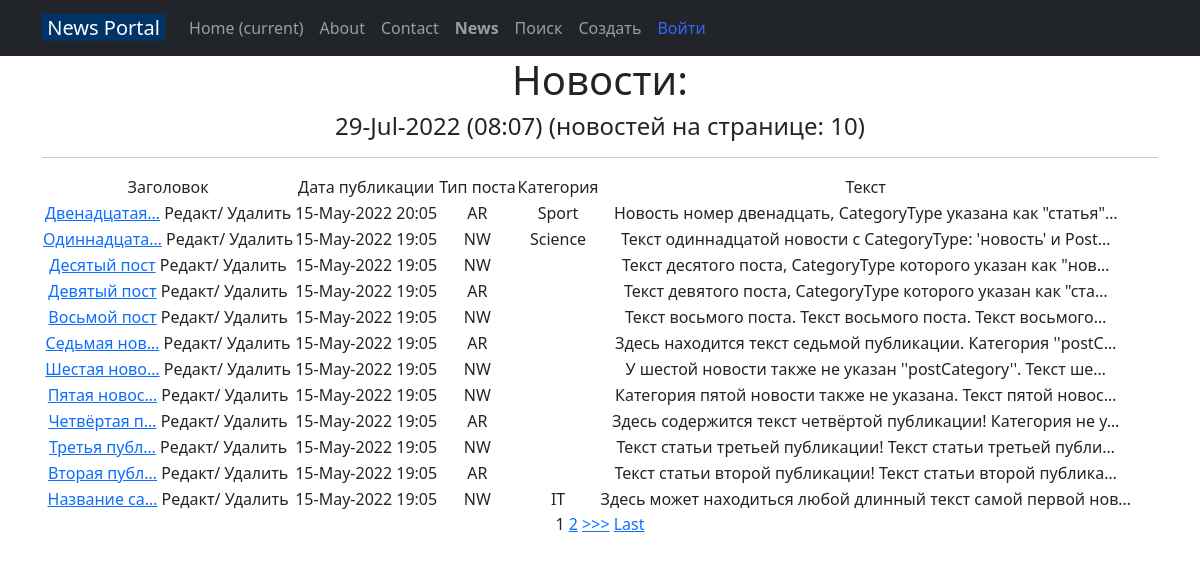
Page /news/ on the committed database.
### news/models.py (models this page shows, shortened)
class Post(models.Model):
    author = models.ForeignKey(Author, on_delete=models.CASCADE)
    NEWS = 'NW'
    ARTICLE = 'AR'
    CATEGORY_CHOICES = (
        (NEWS, 'Новость'),
        (ARTICLE, 'Статья'),
    )
    categoryType = models.CharField(max_length=2, choices=CATEGORY_CHOICES, default=ARTICLE)
    dateCreation = models.DateTimeField(auto_now_add=True)
    postCategory = models.ManyToManyField(Category, through='PostCategory')
    title = models.CharField(max_length=128)
    text = models.TextField()
    rating = models.SmallIntegerField(default=0)
    class Meta:
        verbose_name = 'Новость'
        verbose_name_plural = 'Новости'

class Category(models.Model):
    name = models.CharField(max_length=64, unique=True)
    subscribe = models.ManyToManyField(User, through='UserCategory')
    class Meta:
        verbose_name = 'Категория'
        verbose_name_plural = 'Категории'
    def __str__(self):
        return self.name

### news/views.py (the view, shortened to what this page needs)
# urls.py: path('', PostList.as_view()),  # Путь на вкладку всех новостей "News"
class PostList(ListView):
    model = Post  # Указываем модель (сущность в таблице базы данных) которую нужно вывести
    template_name = 'flatpages/news.html' # Путь к html-фалу с инструкциями вывода пользователю этих объектов
    context_object_name = 'news'  # Указываем на имя списка, в котором лежат все объекты для html-шаблона
    queryset = Post.objects.order_by('-dateCreation')  # Переопределяем все новости от новых к старым
    paginate_by = 10
    form_class = PostForm  # добавляем форм класс, чтобы получать доступ к форме через метод POST
    def get_filter(self):
        return PostFilter(self.request.GET, queryset=super().get_queryset())
    def get_queryset(self):
        return self.get_filter().qs
    def get_context_data(self, **kwargs):
        context = super().get_context_data(**kwargs)
        context['time_now'] = datetime.utcnow()
        context['filter'] = PostFilter(self.request.GET, queryset=self.get_queryset())
        context['categories'] = Category.objects.all()
        context['form'] = PostForm()
        return context

### news/templatetags/custom_filters.py (called while the page is built)
@register.filter(name='censor')
def censor(value):
    for word in censor_list:
        value = value.replace(word, '***')
    return value

### templates/flatpages/news.html (shortened to what this page needs)
{% extends 'flatpages/default.html' %}
{% load custom_filters %}
{% block content %}
    <h1>Новости:</h1>
    <h4>{{ time_now|date:'d-M-Y (H:m)' }} (новостей на странице: {{ news|length }})</h4>
    <hr>
{% if news %}
    <table>
        <tr>
            <td>
                Заголовок
            </td>
            <td>
                Дата публикации
            </td>
            <td>
                Тип поста
            </td>
            <td>
                Категория
            </td>
            <td>
                Текст
            </td>
        </tr>
    {% for news in filter.qs %}
        <tr>
            <td>
                <a href="{% url 'post_detail' news.id %}">{{ news.title|censor|truncatechars:12 }}</a>
                {% if request.user.is_authenticated %}
                <a href="{% url 'post_update' news.id %}" style="color: blue"><u>Редакт/</u></a>
                <a href="{% url 'post_delete' news.id %}" style="color: firebrick"><u> Удалить </u></a>
                {% else %}
                <a>Редакт/ Удалить</a>
                {% endif %}
            </td>
            <td>
                {{ news.dateCreation|date:'d-M-Y H:m' }}
            </td>
            <td>
                {{ news.categoryType }}
            </td>
            <td>
            {% for postCat in news.postCategory.all %}
            {% if request.user.is_authenticated %}
                {{ postCat }}
                <a href="{% url 'category' %}">Подписка</a>
            {% else %}
                {{ postCat }}
            {% endif %}
            {% endfor %}
            </td>
            <td>
                {{ news.text|truncatechars:60 }}
            </td>
        </tr>
    {% endfor %}
    </table>
{% endif %}
    {% if is_paginated %}
    {% for num in page_obj.paginator.page_range %}
        {% if page_obj.number == num %}
            <a>{{ num }}</a>
        {% elif num > page_obj.number|add:'-3' and num < page_obj.number|add:'3' %}
            <a href="?page={{ num }}">{{ num }}</a>
        {% endif %}
    {% endfor %}
    {% if page_obj.has_next %}
        <a href="?page={{ page_obj.next_page_number }}">>>></a>
        <a href="?page={{ page_obj.paginator.num_pages }}">Last</a>
    {% endif %}
    {% endif %}
{% endblock content %}

### templates/flatpages/default.html (shortened to what this page needs)
<!DOCTYPE html>
<html lang="en" xmlns="http://www.w3.org/1999/html">
    <head>
        {% load static %}
        <link href="{% static 'css/styles.css' %}" rel="stylesheet" />
    </head>
    <body>
        <nav class="navbar navbar-expand-lg navbar-dark bg-dark static-top">
            <div class="container">
                <a class="navbar-brand" href="#"><span style="color: #ffffff;"><span style="background-color: #003366;">&nbsp;News Portal&nbsp;</span></span></a>
                <div class="collapse navbar-collapse" id="navbarResponsive">
                    <ul class="navbar-nav ml-auto">
                        <li class="nav-item active">
                        <a class="nav-link" href="#">Home
                            <span class="sr-only">(current)</span>
                        </a>
                        </li>
                        <li class="nav-item">
                            <a class="nav-link" href="/about/">About</a>
                        </li>
                        <li class="nav-item">
                            <a class="nav-link" href="/contacts/">Contact</a>
                        </li>
                        <li class="nav-item">
                            <a class="nav-link" href="/news/"><span><strong>News</strong></span></a>
                        </li>
                        <li class="nav-item">
                            <a class="nav-link" href="{% url 'search' %}">Поиск</a>
                        </li>
                        <li class="nav-item">
                            <a class="nav-link" href="/news/create/">Создать</a>
                        </li>
                        <li class="nav-item">
                        {% if request.user.is_authenticated %}
                            <a class="nav-link" href="/" style="color: #3366ff;"><span style="text-decoration: underline;">Выйти</span></a>
                        {% else %}
                            <a class="nav-link" href="/accounts/login/" style="color: #3366ff;">Войти</a>
                        {% endif %}
                        </li>
                    </ul>
                </div>
            </div>
        </nav>
        <div class="container">
            <div class="row">
                <div class="col-lg-12 text-center">
                    {% block content %}{% endblock content %}
                </div>
            </div>
        </div>
    </body>
</html>

### rows in the picture
Post: title|censor "Двенадцатая…", dateCreation "15-May-2022 20:05", categoryType "AR", text "Новость номер двенадцать, CategoryType указана как \"статья\"…"
Category: name "Sport"
Post: title|censor "Одиннадцата…", dateCreation "15-May-2022 19:05", categoryType "NW", text "Текст одиннадцатой новости с CategoryType: 'новость' и Post…"
Category: name "Science"
Post: title|censor "Десятый пост", dateCreation "15-May-2022 19:05", categoryType "NW", text "Текст десятого поста, CategoryType которого указан как \"нов…"
Post: title|censor "Девятый пост", dateCreation "15-May-2022 19:05", categoryType "AR", text "Текст девятого поста, CategoryType которого указан как \"ста…"
Post: title|censor "Восьмой пост", dateCreation "15-May-2022 19:05", categoryType "NW", text "Текст восьмого поста. Текст восьмого поста. Текст восьмого…"
Post: title|censor "Седьмая нов…", dateCreation "15-May-2022 19:05", categoryType "AR", text "Здесь находится текст седьмой публикации. Категория ''postC…"
Post: title|censor "Шестая ново…", dateCreation "15-May-2022 19:05", categoryType "NW", text "У шестой новости также не указан ''postCategory''. Текст ше…"
Post: title|censor "Пятая новос…", dateCreation "15-May-2022 19:05", categoryType "NW", text "Категория пятой новости также не указана. Текст пятой новос…"
Post: title|censor "Четвёртая п…", dateCreation "15-May-2022 19:05", categoryType "AR", text "Здесь содержится текст четвёртой публикации! Категория не у…"
Post: title|censor "Третья публ…", dateCreation "15-May-2022 19:05", categoryType "NW", text "Текст статьи третьей публикации! Текст статьи третьей публи…"
Post: title|censor "Вторая публ…", dateCreation "15-May-2022 19:05", categoryType "AR", text "Текст статьи второй публикации! Текст статьи второй публика…"
Post: title|censor "Название са…", dateCreation "15-May-2022 19:05", categoryType "NW", text "Здесь может находиться любой длинный текст самой первой нов…"
Category: name "IT"

### other values in the picture
{{ time_now|date:'d-M-Y (H:m)' }} "29-Jul-2022 (08:07)"
{{ news|length }} "10"
{{ num }} "1"
{{ num }} "2"
